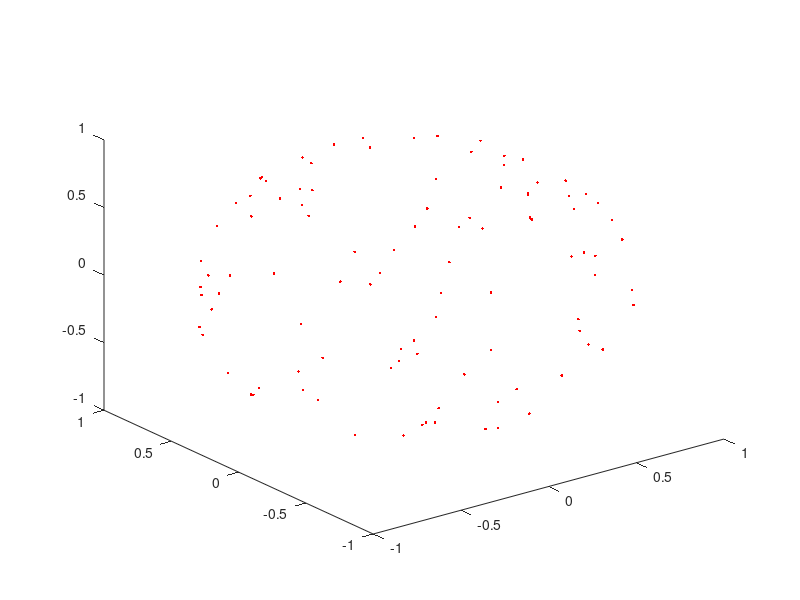

Write the MATLAB code that produced this figure.
%Sphere Point Picking:Normal
r = 1;
u = random('uniform',0,1,1,100);
v = random('uniform',0,1,1,100);
theta = 2*pi*u;
phi = acos(2*v-1);
x = zeros(3,1);
y = zeros(3,1);
z = zeros(3,1);
for i=1:1:100
x(i) = r*sin(phi(i))*cos(theta(i));
y(i) = r*sin(phi(i))*sin(theta(i));
z(i) = r*cos(phi(i));
end
plot3(x,y,z,'.r');